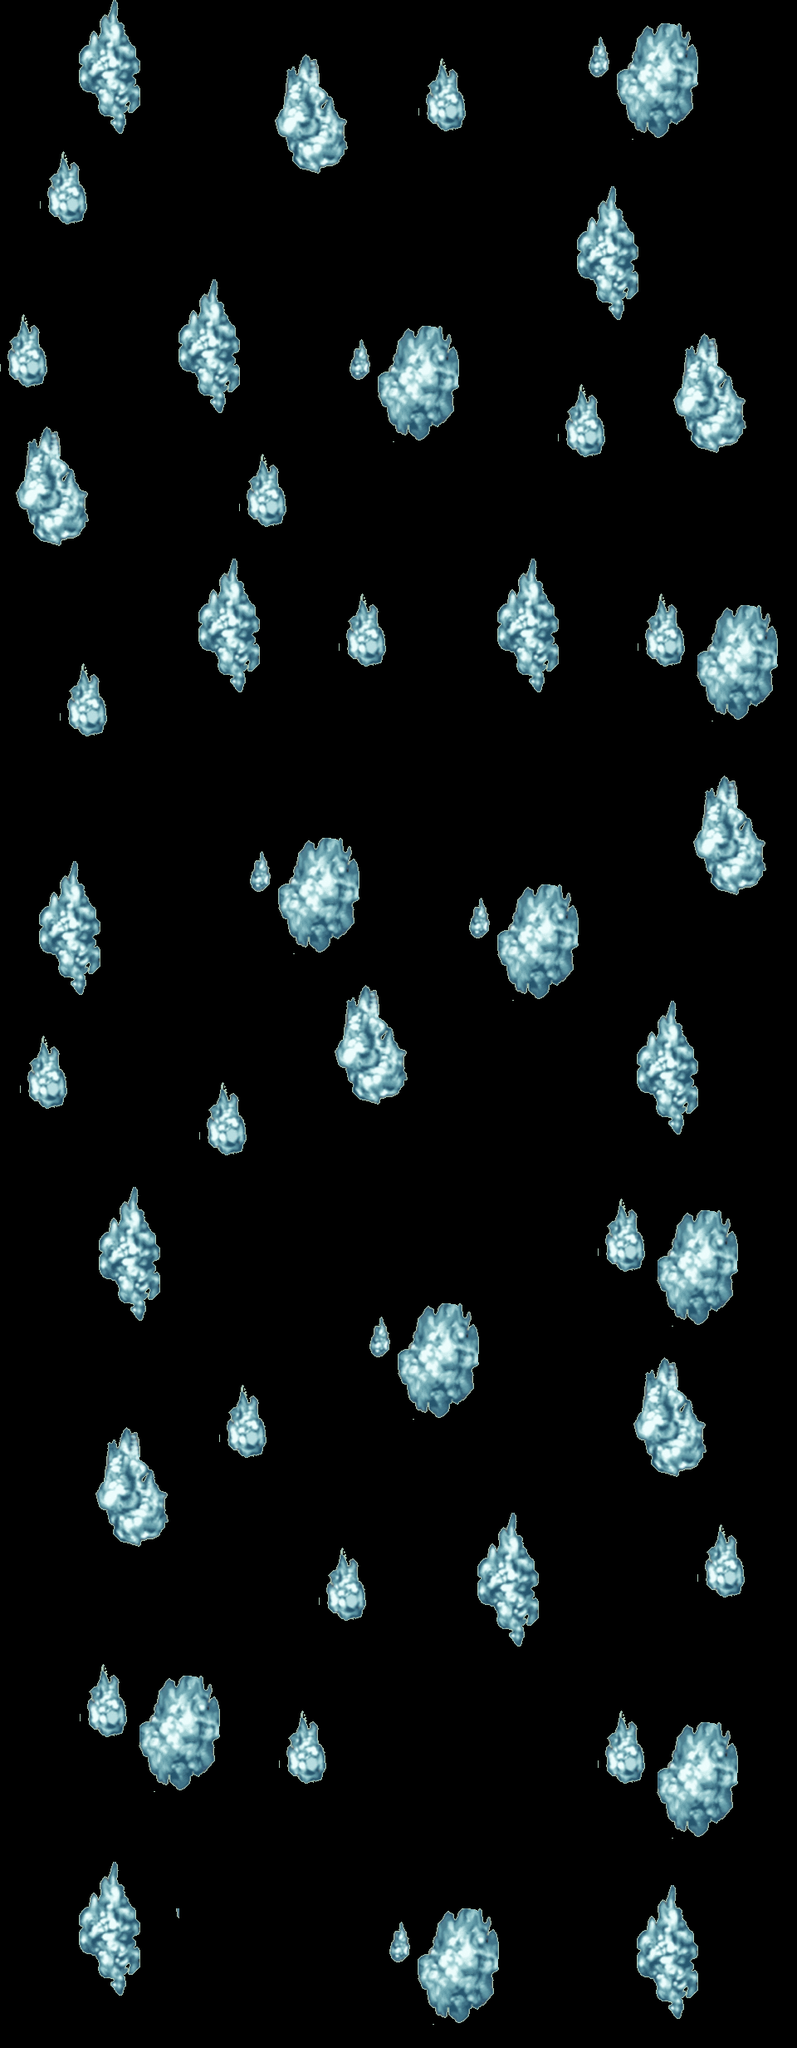

Rendered tile map (Tiled .tmx) drawn with the repository's tilesets; below, a short description and the map source with its tile grids summarised:
An orthogonal 40x88 tile map with 24x28 px tiles, 1 tile layer (Tile Layer 1), 5 tilesets.

<map version="1.0" orientation="orthogonal" renderorder="left-up" width="40" height="88" tilewidth="24" tileheight="28" nextobjectid="1">
 <tileset firstgid="1" name="shapes)" tilewidth="24" tileheight="28" tilecount="610" columns="10">
  <image source="../shapes).png" trans="000000" width="240" height="1708" />
 </tileset>
 <tileset firstgid="611" name="shapesw" tilewidth="24" tileheight="28" tilecount="590" columns="10">
  <image source="../shapesw.png" trans="000000" width="240" height="1652" />
 </tileset>
 <tileset firstgid="1201" name="shapesx" tilewidth="24" tileheight="28" tilecount="690" columns="10">
  <image source="../shapesx.png" trans="000000" width="240" height="1932" />
 </tileset>
 <tileset firstgid="1891" name="shapesy" tilewidth="24" tileheight="28" tilecount="670" columns="10">
  <image source="../shapesy.png" trans="000000" width="240" height="1876" />
 </tileset>
 <tileset firstgid="2561" name="shapesz" tilewidth="24" tileheight="28" tilecount="620" columns="10">
  <image source="../shapesz.png" trans="000000" width="240" height="1736" />
 </tileset>
 <layer name="Tile Layer 1" width="40" height="88">
  <data>[3520 cells, 1071 non-empty, 108 distinct tile ids]</data>
 </layer>
</map>
